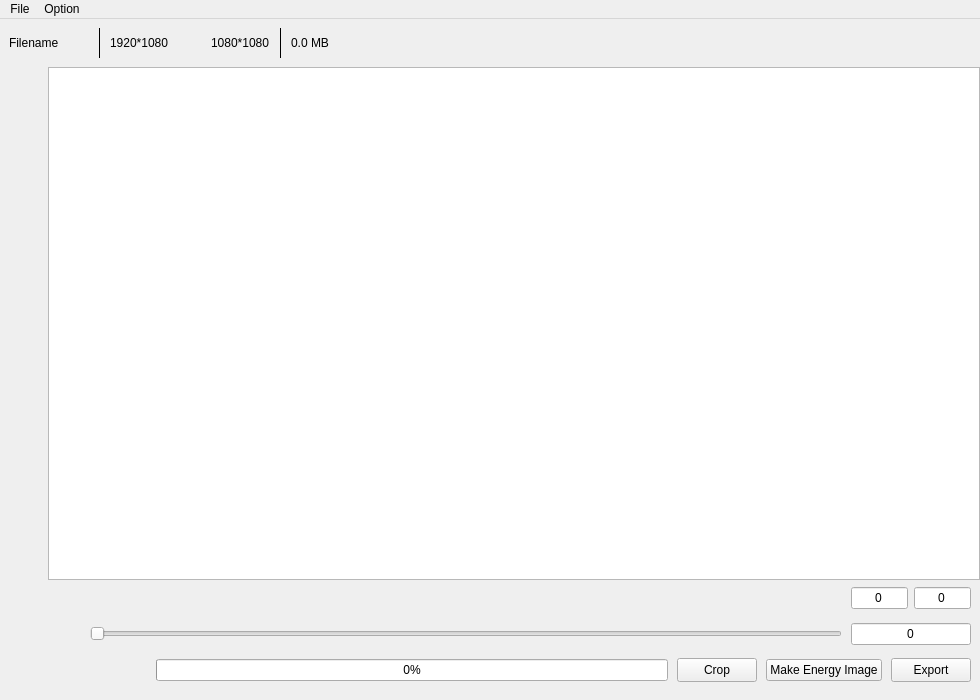
<?xml version="1.0" encoding="UTF-8"?>
<ui version="4.0">
 <class>MainWindow</class>
 <widget class="QMainWindow" name="MainWindow">
  <property name="geometry">
   <rect>
    <x>0</x>
    <y>0</y>
    <width>980</width>
    <height>700</height>
   </rect>
  </property>
  <property name="font">
   <font>
    <stylestrategy>PreferAntialias</stylestrategy>
   </font>
  </property>
  <property name="windowTitle">
   <string>MainWindow</string>
  </property>
  <widget class="QWidget" name="centralwidget">
   <layout class="QVBoxLayout" name="verticalLayout">
    <property name="spacing">
     <number>0</number>
    </property>
    <property name="leftMargin">
     <number>0</number>
    </property>
    <property name="topMargin">
     <number>0</number>
    </property>
    <property name="rightMargin">
     <number>0</number>
    </property>
    <property name="bottomMargin">
     <number>0</number>
    </property>
    <item>
     <widget class="QWidget" name="infoBarWidget" native="true">
      <property name="minimumSize">
       <size>
        <width>0</width>
        <height>48</height>
       </size>
      </property>
      <property name="maximumSize">
       <size>
        <width>16777215</width>
        <height>48</height>
       </size>
      </property>
      <layout class="QHBoxLayout" name="horizontalLayout_2">
       <property name="spacing">
        <number>9</number>
       </property>
       <item>
        <widget class="QLabel" name="filenameLabel">
         <property name="minimumSize">
          <size>
           <width>80</width>
           <height>0</height>
          </size>
         </property>
         <property name="text">
          <string>Filename</string>
         </property>
        </widget>
       </item>
       <item>
        <widget class="Line" name="line">
         <property name="frameShadow">
          <enum>QFrame::Plain</enum>
         </property>
         <property name="orientation">
          <enum>Qt::Vertical</enum>
         </property>
        </widget>
       </item>
       <item>
        <widget class="QLabel" name="originSizeLabel">
         <property name="text">
          <string>1920*1080</string>
         </property>
        </widget>
       </item>
       <item>
        <widget class="QLabel" name="label_2">
         <property name="minimumSize">
          <size>
           <width>24</width>
           <height>24</height>
          </size>
         </property>
         <property name="maximumSize">
          <size>
           <width>24</width>
           <height>24</height>
          </size>
         </property>
         <property name="text">
          <string/>
         </property>
         <property name="pixmap">
          <pixmap resource="../../resources/app.qrc">:/icons/right_arrow.png</pixmap>
         </property>
         <property name="scaledContents">
          <bool>true</bool>
         </property>
        </widget>
       </item>
       <item>
        <widget class="QLabel" name="resultSizeLabel">
         <property name="text">
          <string>1080*1080</string>
         </property>
        </widget>
       </item>
       <item>
        <widget class="Line" name="line_2">
         <property name="frameShadow">
          <enum>QFrame::Plain</enum>
         </property>
         <property name="orientation">
          <enum>Qt::Vertical</enum>
         </property>
        </widget>
       </item>
       <item>
        <widget class="QLabel" name="filesizeLabel">
         <property name="text">
          <string>0.0 MB</string>
         </property>
        </widget>
       </item>
       <item>
        <spacer name="horizontalSpacer">
         <property name="orientation">
          <enum>Qt::Horizontal</enum>
         </property>
         <property name="sizeHint" stdset="0">
          <size>
           <width>40</width>
           <height>20</height>
          </size>
         </property>
        </spacer>
       </item>
      </layout>
     </widget>
    </item>
    <item>
     <widget class="QWidget" name="widget_2" native="true">
      <layout class="QHBoxLayout" name="horizontalLayout">
       <property name="spacing">
        <number>0</number>
       </property>
       <property name="leftMargin">
        <number>0</number>
       </property>
       <property name="topMargin">
        <number>0</number>
       </property>
       <property name="rightMargin">
        <number>0</number>
       </property>
       <property name="bottomMargin">
        <number>0</number>
       </property>
       <item>
        <widget class="QWidget" name="sideToolbarWidget" native="true">
         <property name="minimumSize">
          <size>
           <width>48</width>
           <height>0</height>
          </size>
         </property>
         <property name="maximumSize">
          <size>
           <width>48</width>
           <height>16777215</height>
          </size>
         </property>
         <layout class="QVBoxLayout" name="verticalLayout_4">
          <property name="spacing">
           <number>9</number>
          </property>
          <property name="leftMargin">
           <number>3</number>
          </property>
          <property name="rightMargin">
           <number>3</number>
          </property>
          <item>
           <widget class="QPushButton" name="clockwiseButton">
            <property name="minimumSize">
             <size>
              <width>42</width>
              <height>42</height>
             </size>
            </property>
            <property name="maximumSize">
             <size>
              <width>42</width>
              <height>42</height>
             </size>
            </property>
            <property name="text">
             <string/>
            </property>
            <property name="icon">
             <iconset resource="../../resources/app.qrc">
              <normaloff>:/icons/clockwise.png</normaloff>:/icons/clockwise.png</iconset>
            </property>
            <property name="iconSize">
             <size>
              <width>42</width>
              <height>42</height>
             </size>
            </property>
            <property name="flat">
             <bool>true</bool>
            </property>
           </widget>
          </item>
          <item>
           <widget class="QPushButton" name="anticlockwiseButton">
            <property name="minimumSize">
             <size>
              <width>42</width>
              <height>42</height>
             </size>
            </property>
            <property name="maximumSize">
             <size>
              <width>42</width>
              <height>42</height>
             </size>
            </property>
            <property name="text">
             <string/>
            </property>
            <property name="icon">
             <iconset resource="../../resources/app.qrc">
              <normaloff>:/icons/anticlockwise.png</normaloff>:/icons/anticlockwise.png</iconset>
            </property>
            <property name="iconSize">
             <size>
              <width>42</width>
              <height>42</height>
             </size>
            </property>
            <property name="flat">
             <bool>true</bool>
            </property>
           </widget>
          </item>
          <item>
           <widget class="QPushButton" name="verFlipButton">
            <property name="minimumSize">
             <size>
              <width>42</width>
              <height>42</height>
             </size>
            </property>
            <property name="maximumSize">
             <size>
              <width>42</width>
              <height>42</height>
             </size>
            </property>
            <property name="text">
             <string/>
            </property>
            <property name="icon">
             <iconset resource="../../resources/app.qrc">
              <normaloff>:/icons/horizontal_flip.png</normaloff>:/icons/horizontal_flip.png</iconset>
            </property>
            <property name="iconSize">
             <size>
              <width>42</width>
              <height>42</height>
             </size>
            </property>
            <property name="flat">
             <bool>true</bool>
            </property>
           </widget>
          </item>
          <item>
           <widget class="QPushButton" name="horFlipButton">
            <property name="minimumSize">
             <size>
              <width>42</width>
              <height>42</height>
             </size>
            </property>
            <property name="maximumSize">
             <size>
              <width>42</width>
              <height>42</height>
             </size>
            </property>
            <property name="text">
             <string/>
            </property>
            <property name="icon">
             <iconset resource="../../resources/app.qrc">
              <normaloff>:/icons/vertical_flip.png</normaloff>:/icons/vertical_flip.png</iconset>
            </property>
            <property name="iconSize">
             <size>
              <width>42</width>
              <height>42</height>
             </size>
            </property>
            <property name="flat">
             <bool>true</bool>
            </property>
           </widget>
          </item>
          <item>
           <spacer name="verticalSpacer">
            <property name="orientation">
             <enum>Qt::Vertical</enum>
            </property>
            <property name="sizeHint" stdset="0">
             <size>
              <width>20</width>
              <height>40</height>
             </size>
            </property>
           </spacer>
          </item>
         </layout>
        </widget>
       </item>
       <item>
        <widget class="QWidget" name="widget_4" native="true">
         <layout class="QVBoxLayout" name="verticalLayout_2">
          <property name="spacing">
           <number>0</number>
          </property>
          <property name="leftMargin">
           <number>0</number>
          </property>
          <property name="topMargin">
           <number>0</number>
          </property>
          <property name="rightMargin">
           <number>0</number>
          </property>
          <property name="bottomMargin">
           <number>0</number>
          </property>
          <item>
           <widget class="QWidget" name="viewWidget" native="true">
            <layout class="QVBoxLayout" name="verticalLayout_3">
             <property name="leftMargin">
              <number>0</number>
             </property>
             <property name="topMargin">
              <number>0</number>
             </property>
             <property name="rightMargin">
              <number>0</number>
             </property>
             <property name="bottomMargin">
              <number>0</number>
             </property>
             <item>
              <widget class="QGraphicsView" name="graphicsView"/>
             </item>
            </layout>
           </widget>
          </item>
          <item>
           <widget class="QWidget" name="bottomToolbarWidget" native="true">
            <property name="minimumSize">
             <size>
              <width>0</width>
              <height>120</height>
             </size>
            </property>
            <property name="maximumSize">
             <size>
              <width>16777215</width>
              <height>120</height>
             </size>
            </property>
            <layout class="QVBoxLayout" name="verticalLayout_5">
             <property name="spacing">
              <number>0</number>
             </property>
             <property name="leftMargin">
              <number>0</number>
             </property>
             <property name="topMargin">
              <number>0</number>
             </property>
             <property name="rightMargin">
              <number>0</number>
             </property>
             <property name="bottomMargin">
              <number>12</number>
             </property>
             <item>
              <widget class="QWidget" name="widget_5" native="true">
               <property name="minimumSize">
                <size>
                 <width>0</width>
                 <height>36</height>
                </size>
               </property>
               <property name="maximumSize">
                <size>
                 <width>16777215</width>
                 <height>36</height>
                </size>
               </property>
               <layout class="QHBoxLayout" name="horizontalLayout_4">
                <property name="spacing">
                 <number>9</number>
                </property>
                <property name="topMargin">
                 <number>6</number>
                </property>
                <property name="bottomMargin">
                 <number>6</number>
                </property>
                <item>
                 <widget class="QPushButton" name="resetRangeButton">
                  <property name="minimumSize">
                   <size>
                    <width>24</width>
                    <height>24</height>
                   </size>
                  </property>
                  <property name="maximumSize">
                   <size>
                    <width>24</width>
                    <height>24</height>
                   </size>
                  </property>
                  <property name="text">
                   <string/>
                  </property>
                  <property name="icon">
                   <iconset resource="../../resources/app.qrc">
                    <normaloff>:/icons/reset.png</normaloff>:/icons/reset.png</iconset>
                  </property>
                  <property name="iconSize">
                   <size>
                    <width>24</width>
                    <height>24</height>
                   </size>
                  </property>
                  <property name="flat">
                   <bool>true</bool>
                  </property>
                 </widget>
                </item>
                <item>
                 <widget class="QRangeSlider" name="rangeSlider" native="true">
                  <property name="sizePolicy">
                   <sizepolicy hsizetype="Expanding" vsizetype="Preferred">
                    <horstretch>0</horstretch>
                    <verstretch>0</verstretch>
                   </sizepolicy>
                  </property>
                 </widget>
                </item>
                <item>
                 <widget class="QWidget" name="widget_6" native="true">
                  <property name="minimumSize">
                   <size>
                    <width>120</width>
                    <height>0</height>
                   </size>
                  </property>
                  <property name="maximumSize">
                   <size>
                    <width>120</width>
                    <height>16777215</height>
                   </size>
                  </property>
                  <layout class="QHBoxLayout" name="horizontalLayout_6">
                   <property name="spacing">
                    <number>6</number>
                   </property>
                   <property name="leftMargin">
                    <number>0</number>
                   </property>
                   <property name="topMargin">
                    <number>0</number>
                   </property>
                   <property name="rightMargin">
                    <number>0</number>
                   </property>
                   <property name="bottomMargin">
                    <number>0</number>
                   </property>
                   <item>
                    <widget class="QLineEdit" name="rangeLowLineEdit">
                     <property name="text">
                      <string>0</string>
                     </property>
                     <property name="alignment">
                      <set>Qt::AlignCenter</set>
                     </property>
                    </widget>
                   </item>
                   <item>
                    <widget class="QLineEdit" name="rangeHighLineEdit">
                     <property name="text">
                      <string>0</string>
                     </property>
                     <property name="alignment">
                      <set>Qt::AlignCenter</set>
                     </property>
                    </widget>
                   </item>
                  </layout>
                 </widget>
                </item>
               </layout>
              </widget>
             </item>
             <item>
              <widget class="QWidget" name="widget" native="true">
               <property name="minimumSize">
                <size>
                 <width>0</width>
                 <height>36</height>
                </size>
               </property>
               <property name="maximumSize">
                <size>
                 <width>16777215</width>
                 <height>36</height>
                </size>
               </property>
               <layout class="QHBoxLayout" name="horizontalLayout_5">
                <property name="spacing">
                 <number>9</number>
                </property>
                <property name="topMargin">
                 <number>6</number>
                </property>
                <property name="bottomMargin">
                 <number>6</number>
                </property>
                <item>
                 <widget class="QPushButton" name="resetValueButton">
                  <property name="minimumSize">
                   <size>
                    <width>24</width>
                    <height>24</height>
                   </size>
                  </property>
                  <property name="maximumSize">
                   <size>
                    <width>24</width>
                    <height>24</height>
                   </size>
                  </property>
                  <property name="text">
                   <string/>
                  </property>
                  <property name="icon">
                   <iconset resource="../../resources/app.qrc">
                    <normaloff>:/icons/reset.png</normaloff>:/icons/reset.png</iconset>
                  </property>
                  <property name="iconSize">
                   <size>
                    <width>24</width>
                    <height>24</height>
                   </size>
                  </property>
                  <property name="flat">
                   <bool>true</bool>
                  </property>
                 </widget>
                </item>
                <item>
                 <widget class="QSlider" name="valueSlider">
                  <property name="orientation">
                   <enum>Qt::Horizontal</enum>
                  </property>
                 </widget>
                </item>
                <item>
                 <widget class="QWidget" name="widget_7" native="true">
                  <property name="minimumSize">
                   <size>
                    <width>120</width>
                    <height>0</height>
                   </size>
                  </property>
                  <property name="maximumSize">
                   <size>
                    <width>120</width>
                    <height>16777215</height>
                   </size>
                  </property>
                  <layout class="QHBoxLayout" name="horizontalLayout_7">
                   <property name="spacing">
                    <number>6</number>
                   </property>
                   <property name="leftMargin">
                    <number>0</number>
                   </property>
                   <property name="topMargin">
                    <number>0</number>
                   </property>
                   <property name="rightMargin">
                    <number>0</number>
                   </property>
                   <property name="bottomMargin">
                    <number>0</number>
                   </property>
                   <item>
                    <widget class="QLineEdit" name="valueLineEdit">
                     <property name="text">
                      <string>0</string>
                     </property>
                     <property name="alignment">
                      <set>Qt::AlignCenter</set>
                     </property>
                    </widget>
                   </item>
                  </layout>
                 </widget>
                </item>
               </layout>
              </widget>
             </item>
             <item>
              <widget class="QWidget" name="widget_3" native="true">
               <property name="minimumSize">
                <size>
                 <width>0</width>
                 <height>36</height>
                </size>
               </property>
               <property name="maximumSize">
                <size>
                 <width>16777215</width>
                 <height>36</height>
                </size>
               </property>
               <layout class="QHBoxLayout" name="horizontalLayout_3">
                <property name="spacing">
                 <number>9</number>
                </property>
                <property name="topMargin">
                 <number>6</number>
                </property>
                <property name="bottomMargin">
                 <number>6</number>
                </property>
                <item>
                 <widget class="QPushButton" name="undoButton">
                  <property name="minimumSize">
                   <size>
                    <width>24</width>
                    <height>24</height>
                   </size>
                  </property>
                  <property name="maximumSize">
                   <size>
                    <width>24</width>
                    <height>24</height>
                   </size>
                  </property>
                  <property name="text">
                   <string/>
                  </property>
                  <property name="icon">
                   <iconset resource="../../resources/app.qrc">
                    <normaloff>:/icons/undo.png</normaloff>:/icons/undo.png</iconset>
                  </property>
                  <property name="iconSize">
                   <size>
                    <width>24</width>
                    <height>24</height>
                   </size>
                  </property>
                  <property name="flat">
                   <bool>true</bool>
                  </property>
                 </widget>
                </item>
                <item>
                 <widget class="QPushButton" name="redoButton">
                  <property name="minimumSize">
                   <size>
                    <width>24</width>
                    <height>24</height>
                   </size>
                  </property>
                  <property name="maximumSize">
                   <size>
                    <width>24</width>
                    <height>24</height>
                   </size>
                  </property>
                  <property name="text">
                   <string/>
                  </property>
                  <property name="icon">
                   <iconset resource="../../resources/app.qrc">
                    <normaloff>:/icons/redo.png</normaloff>:/icons/redo.png</iconset>
                  </property>
                  <property name="iconSize">
                   <size>
                    <width>24</width>
                    <height>24</height>
                   </size>
                  </property>
                  <property name="flat">
                   <bool>true</bool>
                  </property>
                 </widget>
                </item>
                <item>
                 <widget class="QPushButton" name="differentButton">
                  <property name="minimumSize">
                   <size>
                    <width>24</width>
                    <height>24</height>
                   </size>
                  </property>
                  <property name="maximumSize">
                   <size>
                    <width>24</width>
                    <height>24</height>
                   </size>
                  </property>
                  <property name="text">
                   <string/>
                  </property>
                  <property name="icon">
                   <iconset resource="../../resources/app.qrc">
                    <normaloff>:/icons/view_split.png</normaloff>:/icons/view_split.png</iconset>
                  </property>
                  <property name="iconSize">
                   <size>
                    <width>24</width>
                    <height>24</height>
                   </size>
                  </property>
                  <property name="flat">
                   <bool>true</bool>
                  </property>
                 </widget>
                </item>
                <item>
                 <widget class="QWidget" name="widget_8" native="true">
                  <property name="sizePolicy">
                   <sizepolicy hsizetype="Expanding" vsizetype="Preferred">
                    <horstretch>0</horstretch>
                    <verstretch>0</verstretch>
                   </sizepolicy>
                  </property>
                  <layout class="QHBoxLayout" name="horizontalLayout_8">
                   <property name="spacing">
                    <number>0</number>
                   </property>
                   <property name="leftMargin">
                    <number>0</number>
                   </property>
                   <property name="topMargin">
                    <number>0</number>
                   </property>
                   <property name="rightMargin">
                    <number>0</number>
                   </property>
                   <property name="bottomMargin">
                    <number>0</number>
                   </property>
                   <item>
                    <widget class="QProgressBar" name="progressBar">
                     <property name="value">
                      <number>0</number>
                     </property>
                     <property name="alignment">
                      <set>Qt::AlignCenter</set>
                     </property>
                    </widget>
                   </item>
                  </layout>
                 </widget>
                </item>
                <item>
                 <widget class="QPushButton" name="cropButton">
                  <property name="sizePolicy">
                   <sizepolicy hsizetype="Minimum" vsizetype="Preferred">
                    <horstretch>0</horstretch>
                    <verstretch>0</verstretch>
                   </sizepolicy>
                  </property>
                  <property name="text">
                   <string>Crop</string>
                  </property>
                 </widget>
                </item>
                <item>
                 <widget class="QPushButton" name="makeEnergyImageButton">
                  <property name="text">
                   <string>Make Energy Image</string>
                  </property>
                 </widget>
                </item>
                <item>
                 <widget class="QPushButton" name="exportButton">
                  <property name="sizePolicy">
                   <sizepolicy hsizetype="Minimum" vsizetype="Preferred">
                    <horstretch>0</horstretch>
                    <verstretch>0</verstretch>
                   </sizepolicy>
                  </property>
                  <property name="text">
                   <string>Export</string>
                  </property>
                 </widget>
                </item>
               </layout>
              </widget>
             </item>
            </layout>
           </widget>
          </item>
         </layout>
        </widget>
       </item>
      </layout>
     </widget>
    </item>
   </layout>
  </widget>
  <widget class="QMenuBar" name="menubar">
   <property name="geometry">
    <rect>
     <x>0</x>
     <y>0</y>
     <width>980</width>
     <height>22</height>
    </rect>
   </property>
   <widget class="QMenu" name="menuFile">
    <property name="title">
     <string>File</string>
    </property>
    <addaction name="actionImport"/>
    <addaction name="actionExport"/>
   </widget>
   <widget class="QMenu" name="menuOption">
    <property name="title">
     <string>Option</string>
    </property>
    <addaction name="actionSettings"/>
    <addaction name="actionAbout"/>
   </widget>
   <addaction name="menuFile"/>
   <addaction name="menuOption"/>
  </widget>
  <action name="actionImport">
   <property name="text">
    <string>Import</string>
   </property>
   <property name="shortcut">
    <string>Ctrl+O</string>
   </property>
  </action>
  <action name="actionExport">
   <property name="text">
    <string>Export</string>
   </property>
   <property name="shortcut">
    <string>Ctrl+E</string>
   </property>
  </action>
  <action name="actionSettings">
   <property name="text">
    <string>Settings</string>
   </property>
   <property name="shortcut">
    <string>Ctrl+,</string>
   </property>
  </action>
  <action name="actionAbout">
   <property name="text">
    <string>About</string>
   </property>
  </action>
 </widget>
 <customwidgets>
  <customwidget>
   <class>QRangeSlider</class>
   <extends>QWidget</extends>
   <header location="global">common/QRangeSlider.hpp</header>
   <container>1</container>
  </customwidget>
 </customwidgets>
 <resources>
  <include location="../../resources/app.qrc"/>
 </resources>
 <connections/>
</ui>
